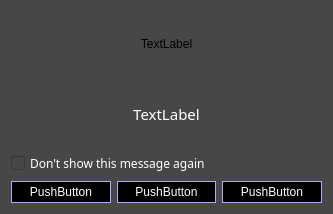
<?xml version="1.0" encoding="UTF-8"?>
<ui version="4.0">
 <class>TBSSplashScreen</class>
 <widget class="QWidget" name="TBSSplashScreen">
  <property name="windowModality">
   <enum>Qt::NonModal</enum>
  </property>
  <property name="geometry">
   <rect>
    <x>0</x>
    <y>0</y>
    <width>333</width>
    <height>214</height>
   </rect>
  </property>
  <property name="font">
   <font>
    <stylestrategy>PreferAntialias</stylestrategy>
   </font>
  </property>
  <property name="windowTitle">
   <string>Form</string>
  </property>
  <property name="windowOpacity">
   <double>0.800000000000000</double>
  </property>
  <property name="styleSheet">
   <string notr="true">background-color: rgb(71, 71, 71);
</string>
  </property>
  <layout class="QVBoxLayout" name="verticalLayout">
   <item>
    <widget class="QLabel" name="image">
     <property name="text">
      <string>TextLabel</string>
     </property>
     <property name="scaledContents">
      <bool>false</bool>
     </property>
     <property name="alignment">
      <set>Qt::AlignCenter</set>
     </property>
    </widget>
   </item>
   <item>
    <widget class="QLabel" name="text">
     <property name="font">
      <font>
       <family>Mukti Narrow</family>
       <pointsize>11</pointsize>
      </font>
     </property>
     <property name="styleSheet">
      <string notr="true">color: rgb(255, 255, 255);</string>
     </property>
     <property name="text">
      <string>TextLabel</string>
     </property>
     <property name="alignment">
      <set>Qt::AlignCenter</set>
     </property>
    </widget>
   </item>
   <item>
    <widget class="QCheckBox" name="checkBox">
     <property name="font">
      <font>
       <family>Mukti Narrow</family>
       <weight>50</weight>
       <bold>false</bold>
      </font>
     </property>
     <property name="styleSheet">
      <string notr="true">color: rgb(255, 255, 255);</string>
     </property>
     <property name="text">
      <string>Don't show this message again</string>
     </property>
    </widget>
   </item>
   <item>
    <layout class="QHBoxLayout" name="horizontalLayout">
     <property name="spacing">
      <number>6</number>
     </property>
     <item>
      <widget class="QPushButton" name="button0">
       <property name="sizePolicy">
        <sizepolicy hsizetype="Maximum" vsizetype="Fixed">
         <horstretch>0</horstretch>
         <verstretch>0</verstretch>
        </sizepolicy>
       </property>
       <property name="maximumSize">
        <size>
         <width>100</width>
         <height>16777215</height>
        </size>
       </property>
       <property name="styleSheet">
        <string notr="true">QPushButton
{
height:20px;
border-style: solid;
border-width: 1px;
color: rgb(255, 255, 255);
font: 10pt &quot;Mukti Narrow&quot;;
padding-left:15px;
padding-right:15px;
}
QPushButton::!pressed {
background-color: rgb(0, 0, 0);
border-color: rgb(170, 170, 255);
}
QPushButton::pressed {
background-color:#444448;
border-color: #fad100;
}</string>
       </property>
       <property name="text">
        <string>PushButton</string>
       </property>
      </widget>
     </item>
     <item>
      <widget class="QPushButton" name="button1">
       <property name="sizePolicy">
        <sizepolicy hsizetype="Maximum" vsizetype="Fixed">
         <horstretch>0</horstretch>
         <verstretch>0</verstretch>
        </sizepolicy>
       </property>
       <property name="maximumSize">
        <size>
         <width>100</width>
         <height>16777215</height>
        </size>
       </property>
       <property name="styleSheet">
        <string notr="true">QPushButton
{
height:20px;
border-style: solid;
border-width: 1px;
color: rgb(255, 255, 255);
font: 10pt &quot;Mukti Narrow&quot;;
padding-left:15px;
padding-right:15px;
}
QPushButton::!pressed {
background-color: rgb(0, 0, 0);
border-color: rgb(170, 170, 255);
}
QPushButton::pressed {
background-color:#444448;
border-color: #fad100;
}</string>
       </property>
       <property name="text">
        <string>PushButton</string>
       </property>
      </widget>
     </item>
     <item>
      <widget class="QPushButton" name="button2">
       <property name="sizePolicy">
        <sizepolicy hsizetype="Maximum" vsizetype="Fixed">
         <horstretch>0</horstretch>
         <verstretch>0</verstretch>
        </sizepolicy>
       </property>
       <property name="maximumSize">
        <size>
         <width>100</width>
         <height>16777215</height>
        </size>
       </property>
       <property name="styleSheet">
        <string notr="true">QPushButton
{
height:20px;
border-style: solid;
border-width: 1px;
color: rgb(255, 255, 255);
font: 10pt &quot;Mukti Narrow&quot;;
padding-left:15px;
padding-right:15px;
}
QPushButton::!pressed {
background-color: rgb(0, 0, 0);
border-color: rgb(170, 170, 255);
}
QPushButton::pressed {
background-color:#444448;
border-color: #fad100;
}</string>
       </property>
       <property name="text">
        <string>PushButton</string>
       </property>
      </widget>
     </item>
    </layout>
   </item>
  </layout>
 </widget>
 <resources/>
 <connections/>
</ui>
